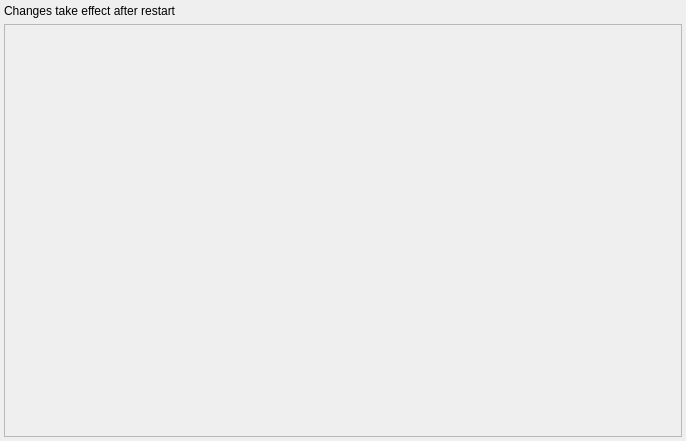
<?xml version="1.0" encoding="UTF-8"?>
<ui version="4.0">
 <class>Form</class>
 <widget class="QWidget" name="Form">
  <property name="geometry">
   <rect>
    <x>0</x>
    <y>0</y>
    <width>686</width>
    <height>441</height>
   </rect>
  </property>
  <property name="windowTitle">
   <string>Form</string>
  </property>
  <layout class="QVBoxLayout" name="verticalLayout">
   <property name="margin">
    <number>4</number>
   </property>
   <item>
    <widget class="QLabel" name="label">
     <property name="text">
      <string>Changes take effect after restart</string>
     </property>
    </widget>
   </item>
   <item>
    <widget class="QScrollArea" name="scrollArea">
     <property name="widgetResizable">
      <bool>true</bool>
     </property>
     <widget class="QWidget" name="widget_container">
      <property name="geometry">
       <rect>
        <x>0</x>
        <y>0</y>
        <width>672</width>
        <height>405</height>
       </rect>
      </property>
      <layout class="QVBoxLayout" name="layout_container">
       <property name="margin">
        <number>4</number>
       </property>
      </layout>
     </widget>
    </widget>
   </item>
  </layout>
 </widget>
 <resources/>
 <connections/>
</ui>
